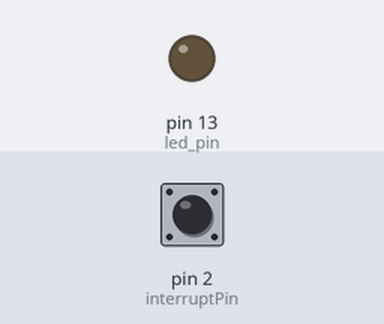
Simulated run of this sketch. Board: Arduino Mega 2560, built with avr-gcc and run on an emulated ATmega2560. Shown: output pins drawn as LEDs (lit = HIGH). Inputs (shaded band) come from the test bench; at power-on: pin 2 (interruptPin) LOW.

Above: at 1.2 s.
1.3 s: pin 2 (interruptPin) pulled HIGH for 0.15 s
At 1.37 s:
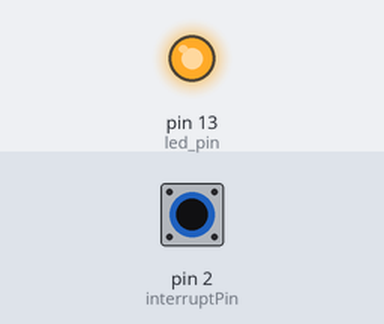
2.9 s: pin 2 (interruptPin) pulled HIGH for 3.2 s
At 7.5 s:
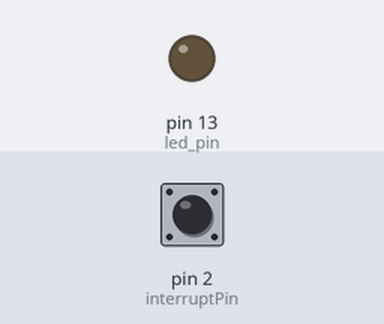
Timing chart, 0 to 9.0 s (numbered marks = the images above; inputs shaded):
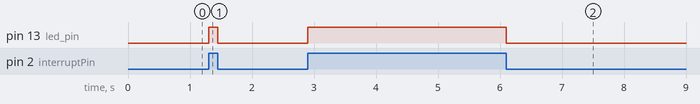

The sketch:

example_1.ino
```cpp
// YOUR CODE STARTS HERE

const byte led_pin = 13;
// use the build-in LED attached to pin 13
// byte (8 bit) = unsigned number from 0 to 255

const byte interruptPin = 2 ;
// digital pin 2 as interrupt number 0 of Mega2560

volatile byte state = LOW;
// voltage level at the pin

void setup ( ) {
  pinMode(led_pin, OUTPUT);
  // set led_pin to digital output
  attachInterrupt(digitalPinToInterrupt(interruptPin), blink, CHANGE);
  // digital pin 2 as interrupt number 0 of Mega2560
  // the function blink is triggered when
  // a CHANGE of level happens at n_itr
}

void loop() {
  digitalWrite(led_pin, state) ;
  // Write state to led_pin
}

void blink() {
  state =! state ;
  // toggle the state
}

// YOUR CODE FINISH HERE

// Questions to answer:

// What does the blink function do?
// Cambia el estado de la variable state, si está a HIGH se pone a LOW
// y viceversa.

// Why can the variable state be accessed in both loop() and blink()?
// Porque es una variable global.

// What are the three input entries for the attachInterrupt function?
// Teniendo attachInterrupt(digitalPinToInterrupt(pin), ISR, mode):
// interrupt: Número de pin asociado a dicha interrupción.
// ISR: Indica el ISR al que hay que llamar cuando se produce dicha
// interrupción (ISR, Rutina de Servicio de Interrupción).
// mode: Define el momento en que debe activarse la interrupción.
// Se tienen 4 posibles valores válidos:
// - LOW: Activa la interrupción cuando el pin está a LOW.
// - CHANGE: Activa la interrupción cada vez que el pin cambie de valor.
// - RISING: Activa la interrupción cuando el pin pasa de LOW a HIGH.
// - FALLING: Activa la interrupción cuando el pin pasa de HIGH a LOW.
// - HIGH: Activa la interrupción cuando el pin está a HIGH.

// What are these three data types: const? byte?
// const: Especifica que el valor de la variable es contante indicando
// al compilador que no puede modificarse por el programador.

// The resistor is a pull-up or pull-down resistor?
// En este caso, tenemos una resistencia pull-up.
// Diferencias: La resistencia pull-up establece un estado HIGH y la
// resistencia pull-down establece un estado LOW cuando el pin está en reposo.

// When the button is not pressed, does the digital input pin read HIGH or LOW?
// LOW.

// Try with different interrupt modes (CHANGE, RISING, FALLING). Would the LED
// change its status for pressing or releasing the button?
// Sí.
```

Measured:
- after the input at 1.3 s, pin 13 (led_pin): LOW → HIGH at once, → LOW 0.15 s later
- after the input at 2.9 s, pin 13 (led_pin): LOW → HIGH at once, → LOW 3.2 s later
